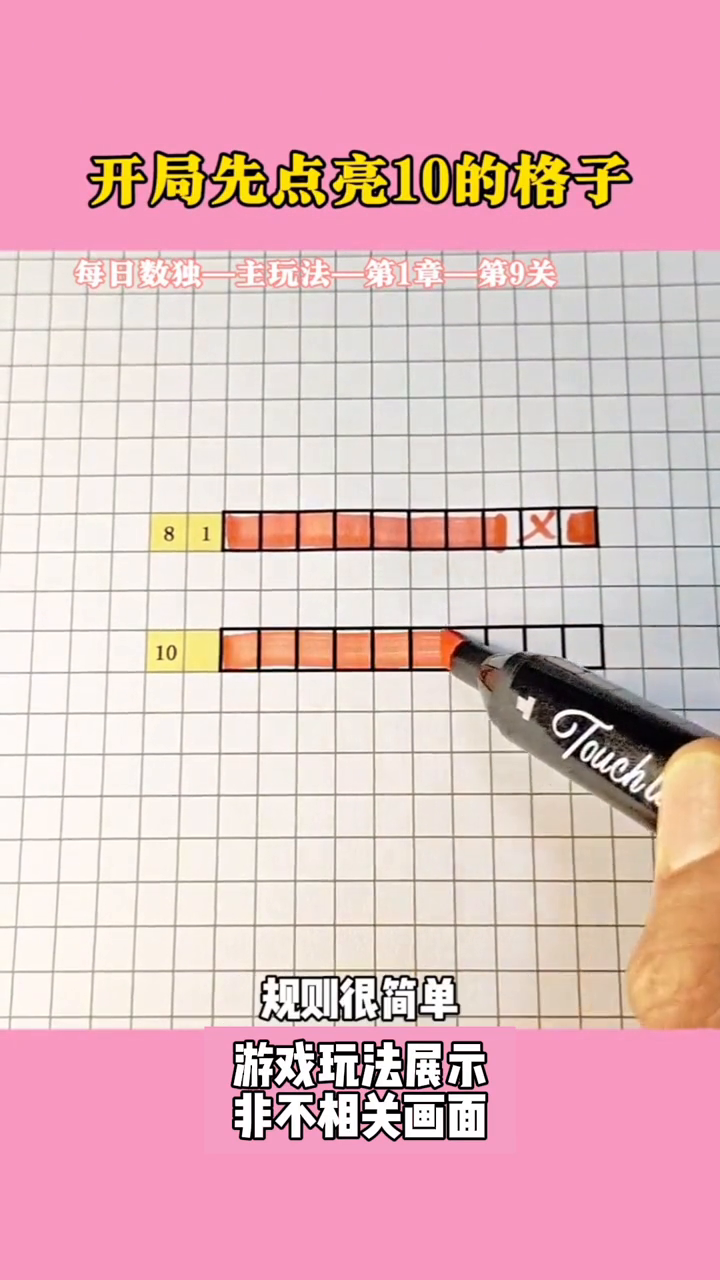
#> input picture frame 202 of 7409295710242684938.mp4, 720 x 1280 px, given in place of 7349200461708361791.mp4, which was not available
$ python singletry.py   (older library calls are emulated)
#> lines starting #> are read from the running program, lines starting #| are printed output that depends on the picture; pictures that were not available may be replaced by others from this repository, and a replacement may not be noted
import cv2
import numpy as np

def extract_video_center(video_path, output_path, margin=0, min_content_height_ratio=0.1):
    """
    从上下背景板的视频中提取中间主体部分

    Args:
        video_path (str): 输入视频路径
        output_path (str): 输出视频路径
        margin (int, optional): 在裁剪区域上下额外保留的像素，避免裁剪太紧。默认为0。
        min_content_height_ratio (float, optional): 判断为内容区域的最小高度与视频高度的比值，用于过滤噪声。
    """
#> called with output_path = 'extracted_center_video.mp4', margin = 5, min_content_height_ratio = 0.1
    cap = cv2.VideoCapture(video_path)
    if not cap.isOpened():
        print("Error: Could not open video.")
        return

    # 获取视频属性
    fps = cap.get(cv2.CAP_PROP_FPS)
    total_frames = int(cap.get(cv2.CAP_PROP_FRAME_COUNT))
    orig_width = int(cap.get(cv2.CAP_PROP_FRAME_WIDTH))
    orig_height = int(cap.get(cv2.CAP_PROP_FRAME_HEIGHT))

    # 选取中间一帧作为参考帧来分析内容区域 (避免片头片尾可能无内容)
    sample_frame_idx = total_frames // 2
    cap.set(cv2.CAP_PROP_POS_FRAMES, sample_frame_idx)
    ret, sample_frame = cap.read()
#> sample_frame is the input picture: shape (1280, 720, 3); mean B, G, R 191.1, 185, 225.7
    if not ret:
        print("Error: Could not read sample frame.")
        cap.release()
        return
    cap.set(cv2.CAP_PROP_POS_FRAMES, 0)  # 重置回第一帧

    # 转换为灰度图
    gray = cv2.cvtColor(sample_frame, cv2.COLOR_BGR2GRAY)
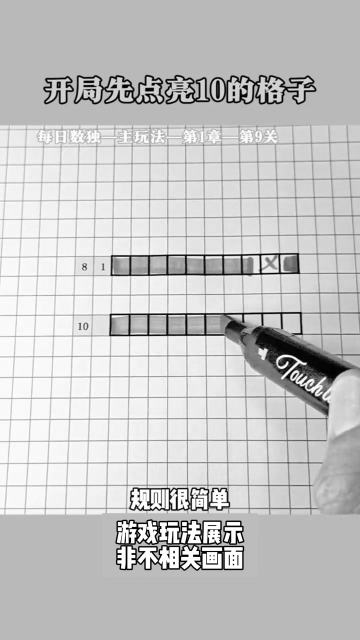
#> gray: shape (1280, 720) (shown at 1/2 size); min 0, max 255, mean 198

    # 计算垂直方向的Sobel边缘梯度（绝对值）
    # 这有助于突出垂直方向的变化（通常是内容与背景的分界）
    sobel_vertical = cv2.Sobel(gray, cv2.CV_64F, 0, 1, ksize=3)
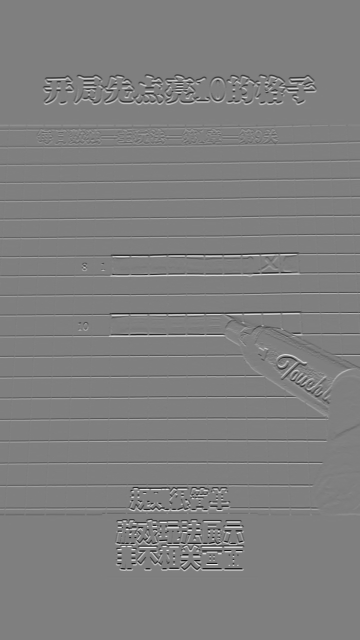
#> sobel_vertical: shape (1280, 720) float64 (shown at 1/2 size); min -1020, max 1020, mean 0; drawn with min black and max white
    sobel_vertical_abs = np.abs(sobel_vertical)
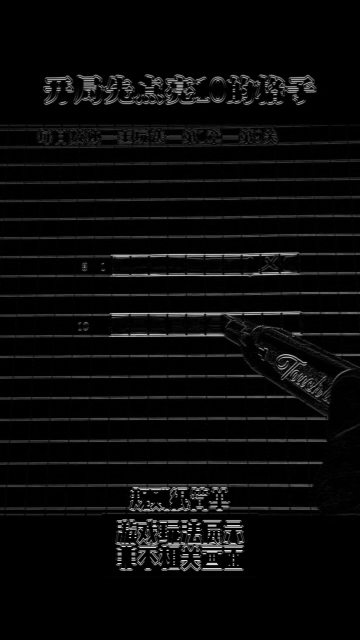
#> sobel_vertical_abs: shape (1280, 720) float64 (shown at 1/2 size); min 0, max 1020, mean 38.5; drawn with min black and max white
    sobel_vertical_abs = np.uint8(sobel_vertical_abs / np.max(sobel_vertical_abs) * 255)

    # 垂直投影：计算每行像素的平均梯度值
    vertical_projection = np.mean(sobel_vertical_abs, axis=1)
#> vertical_projection = 1280 values, max 94.62 at index 509, min 0 at index 0, mean 9.43

    # 平滑投影曲线，减少噪声影响
    kernel_size = max(5, int(orig_height * 0.05) | 1)  # 确保是奇数
    vertical_projection_smooth = cv2.GaussianBlur(vertical_projection, (kernel_size, 1), 0)
#> vertical_projection_smooth has the same summary as vertical_projection

    # 动态阈值：寻找梯度值较高的区域（内容区域）
    # 阈值设为平滑后投影的最大值的一部分
    threshold_val = np.max(vertical_projection_smooth) * 0.2
#> threshold_val = 18.92
    content_mask = vertical_projection_smooth > threshold_val

    # 找出内容区域的起始行和结束行
    content_indices = np.where(content_mask)[0]
#> content_indices = 222 values from 150 to 1140
    if content_indices.size > 0:
        top_content = max(0, content_indices[0] - margin)
#> top_content = 145
        bottom_content = min(orig_height - 1, content_indices[-1] + margin)
#> bottom_content = 1145
        crop_height = bottom_content - top_content + 1
#> crop_height = 1001

        # 安全检查：确保裁剪高度是合理的（例如，大于视频高度的10%）
        min_crop_height = int(orig_height * min_content_height_ratio)
        if crop_height < min_crop_height:
            print(f"Warning: Calculated content height ({crop_height}px) is too small. Using fallback: center cropping with 80% height.")
            top_content = int(orig_height * 0.1)
            bottom_content = int(orig_height * 0.9)
            crop_height = bottom_content - top_content
    else:
        # 如果没有找到明显的内容区域，则使用回退方案：裁剪中间大部分区域
        print("Warning: Could not clearly detect content region. Using fallback: center cropping with 80% height.")
        top_content = int(orig_height * 0.1)
        bottom_content = int(orig_height * 0.9)
        crop_height = bottom_content - top_content

    print(f"Original height: {orig_height}px")
    print(f"Calculated content region: from row {top_content} to {bottom_content} (height: {crop_height}px)")
#| Calculated content region: from row 145 to 1145 (height: 1001px)

    # 定义视频编写器
    fourcc = cv2.VideoWriter_fourcc(*'mp4v')
    out = cv2.VideoWriter(output_path, fourcc, fps, (orig_width, crop_height))

    frame_count = 0
    while True:
        ret, frame = cap.read()
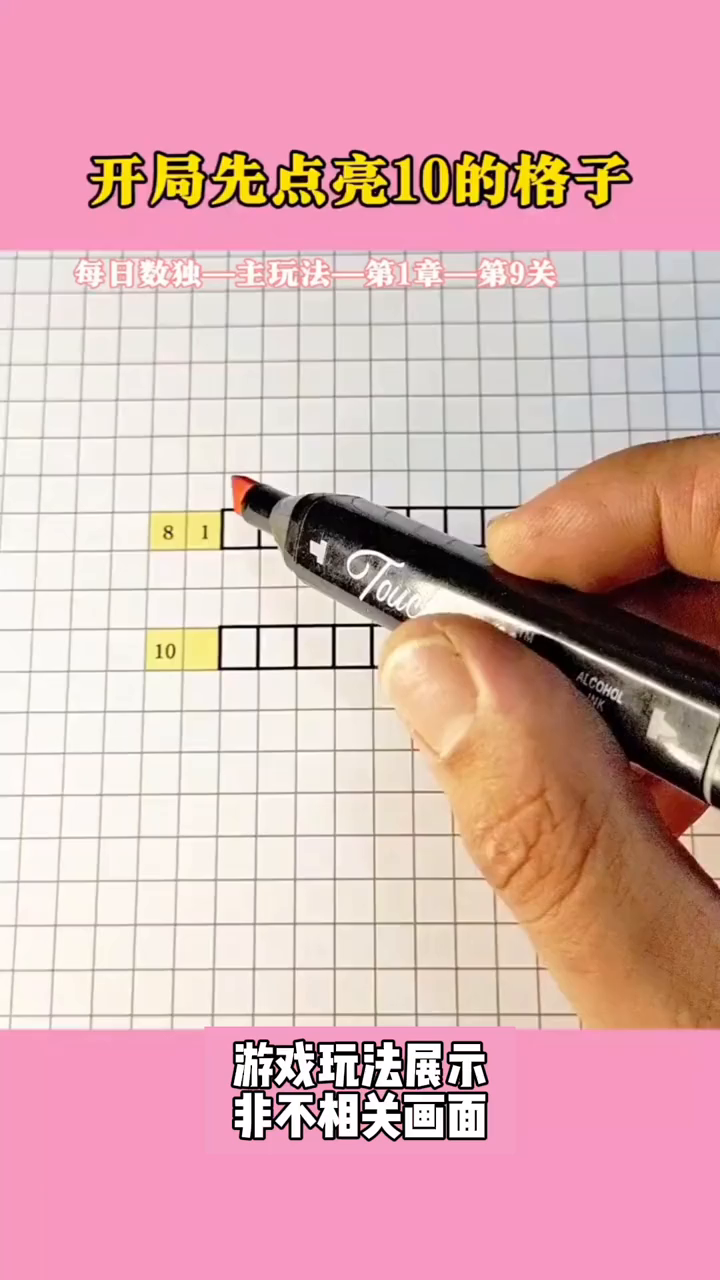
#> input picture frame 0 of 7409295710242684938.mp4, 720 x 1280 px, given in place of 7349200461708361791.mp4, which was not available
#> frame is the input picture: shape (1280, 720, 3); mean B, G, R 176.7, 173.7, 218.1
        if not ret:
            break

        # 裁剪当前帧
        cropped_frame = frame[top_content:bottom_content + 1, :]
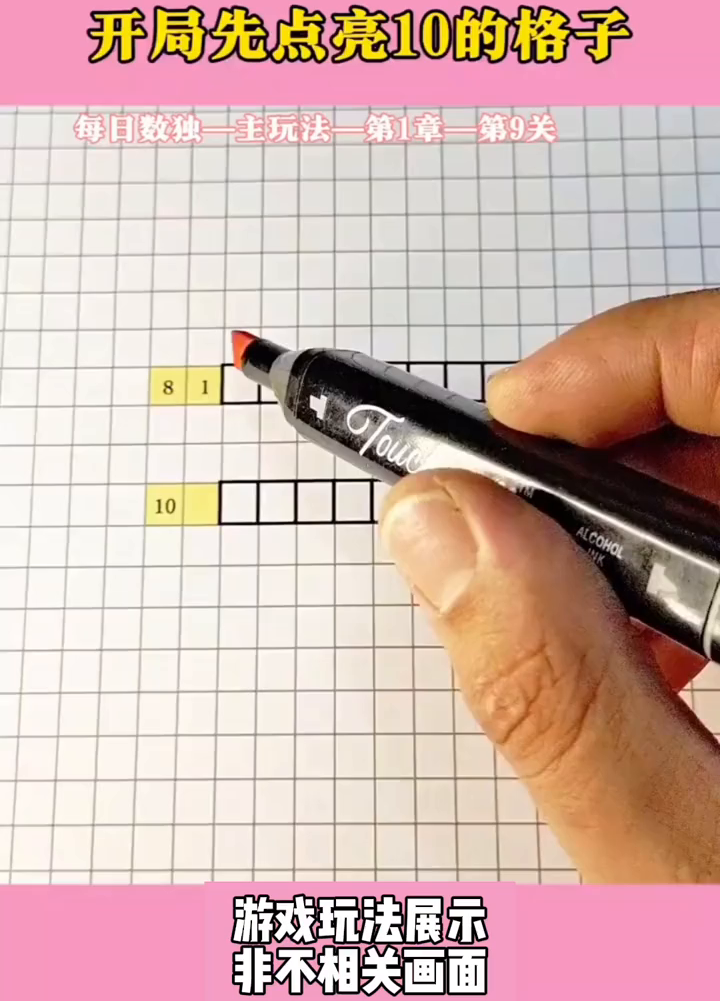
#> cropped_frame: shape (1001, 720, 3); mean B, G, R 172.5, 179.8, 209.9
        out.write(cropped_frame)

        frame_count += 1
        # 可选：打印进度
        if frame_count % 30 == 0:
            print(f"Processed {frame_count}/{total_frames} frames")

    cap.release()
    out.release()
    print(f"Finished! Cropped video saved to: {output_path}")

# 使用示例
if __name__ == "__main__":
    input_video = r"C:\Users\Think\Desktop\MaskSplit\OutPutMovies\7349200461708361791.mp4"  # 替换为你的输入视频路径
    output_video = "extracted_center_video.mp4" # 输出视频路径
    extract_video_center(input_video, output_video, margin=5) # margin可调整，避免裁剪太紧

$ run again, starting later in the video
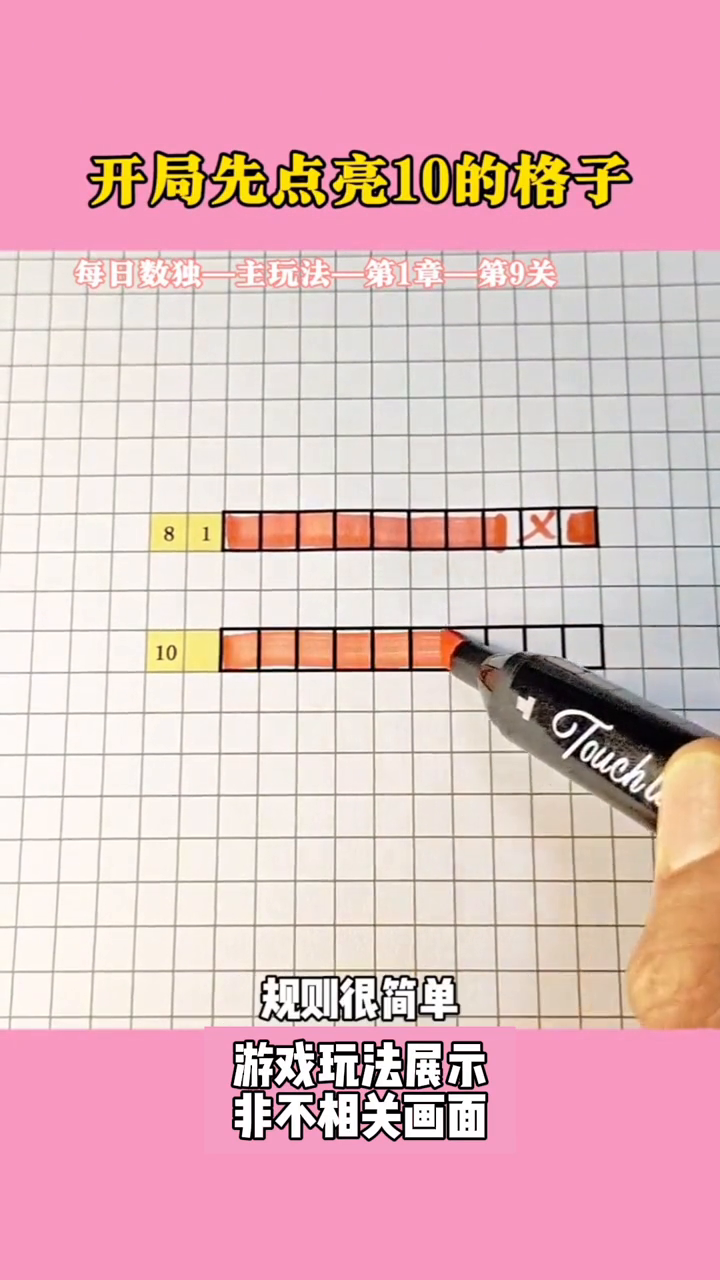
#> input picture frame 202 of 7409295710242684938.mp4, 720 x 1280 px, given in place of 7349200461708361791.mp4, which was not available
#> in extract_video_center, sample_frame is the input picture: shape (1280, 720, 3); mean B, G, R 191.1, 185, 225.7
#> vertical_projection = 1280 values, max 94.62 at index 509, min 0 at index 0, mean 9.43
#> vertical_projection_smooth has the same summary as vertical_projection
#> threshold_val = 18.92
#> content_indices = 222 values from 150 to 1140
#> top_content = 145
#> bottom_content = 1145
#> crop_height = 1001
#| Calculated content region: from row 145 to 1145 (height: 1001px)
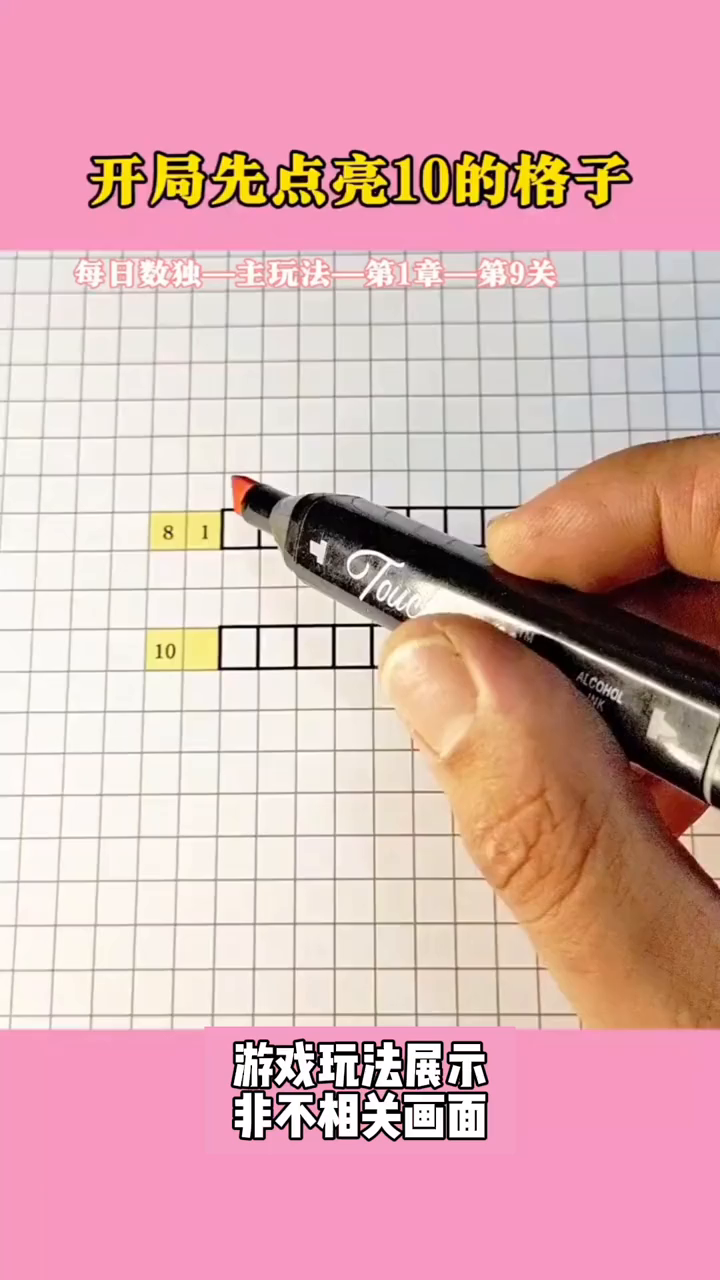
#> input picture frame 0 of 7409295710242684938.mp4, 720 x 1280 px, given in place of 7349200461708361791.mp4, which was not available
#> in extract_video_center, frame is the input picture: shape (1280, 720, 3); mean B, G, R 176.7, 173.7, 218.1

$ run again, starting later in the video
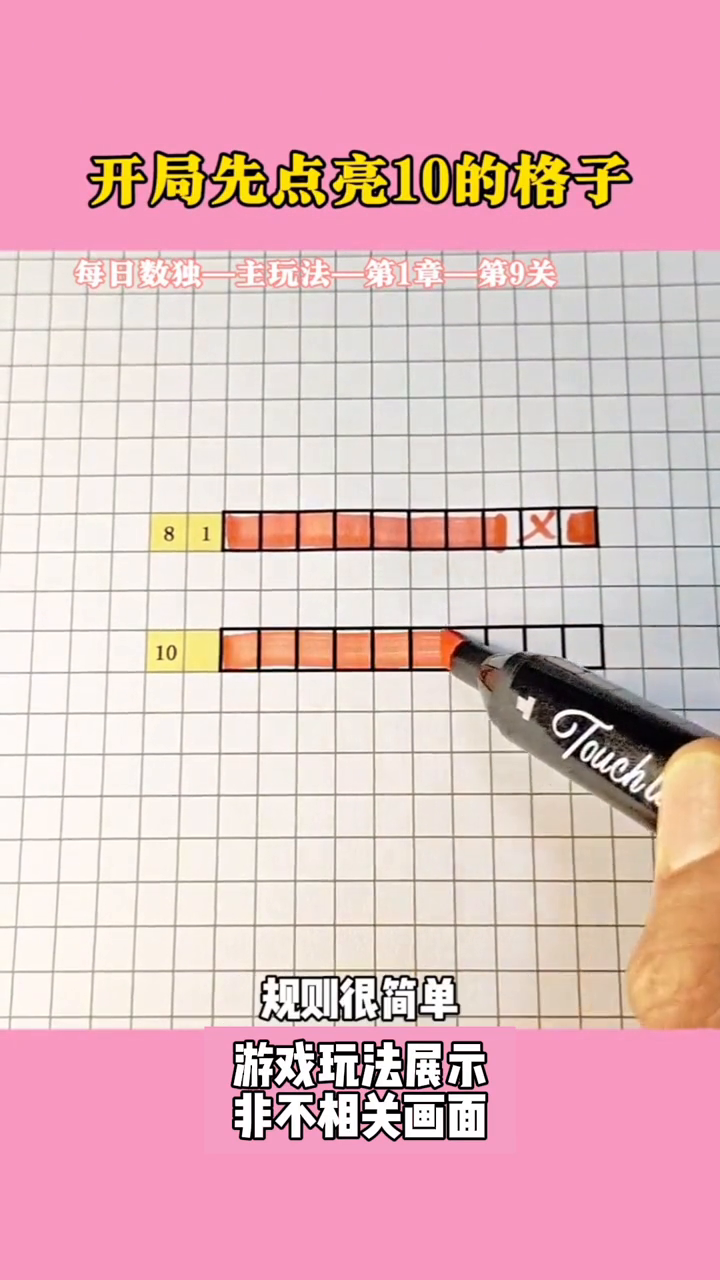
#> input picture frame 202 of 7409295710242684938.mp4, 720 x 1280 px, given in place of 7349200461708361791.mp4, which was not available
#> in extract_video_center, sample_frame is the input picture: shape (1280, 720, 3); mean B, G, R 191.1, 185, 225.7
#> vertical_projection = 1280 values, max 94.62 at index 509, min 0 at index 0, mean 9.43
#> vertical_projection_smooth has the same summary as vertical_projection
#> threshold_val = 18.92
#> content_indices = 222 values from 150 to 1140
#> top_content = 145
#> bottom_content = 1145
#> crop_height = 1001
#| Calculated content region: from row 145 to 1145 (height: 1001px)
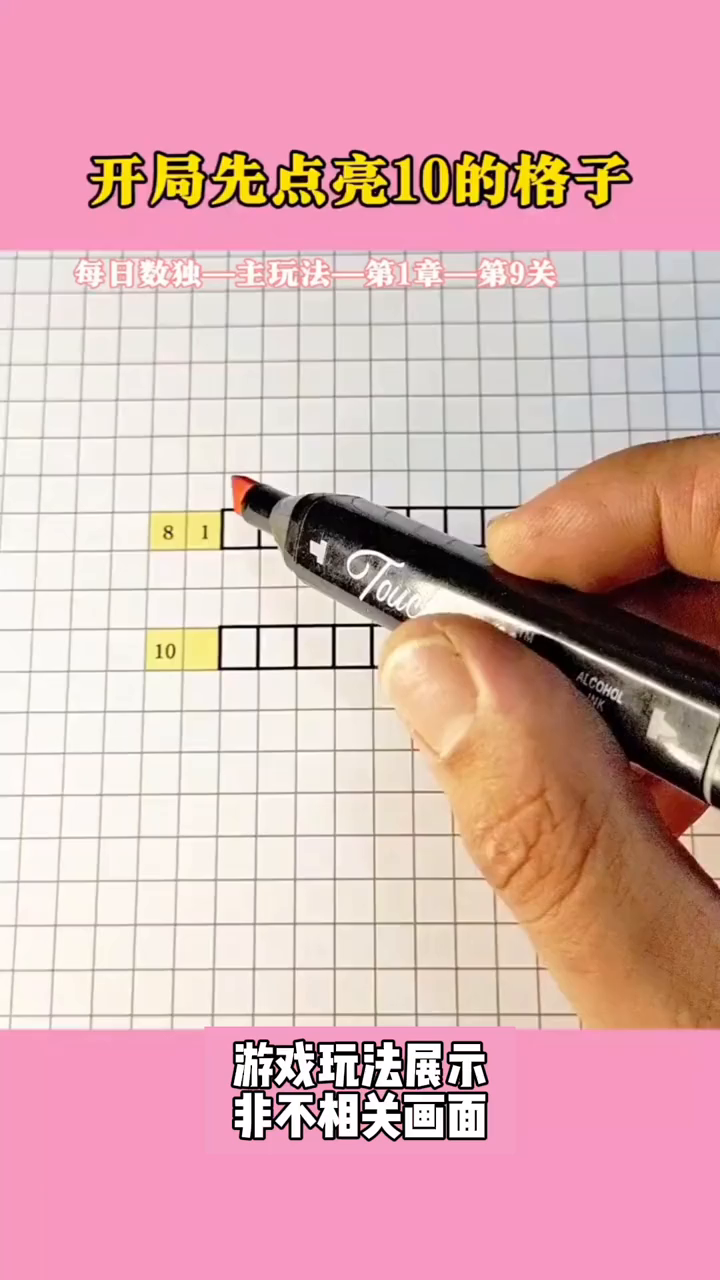
#> input picture frame 0 of 7409295710242684938.mp4, 720 x 1280 px, given in place of 7349200461708361791.mp4, which was not available
#> in extract_video_center, frame is the input picture: shape (1280, 720, 3); mean B, G, R 176.7, 173.7, 218.1
